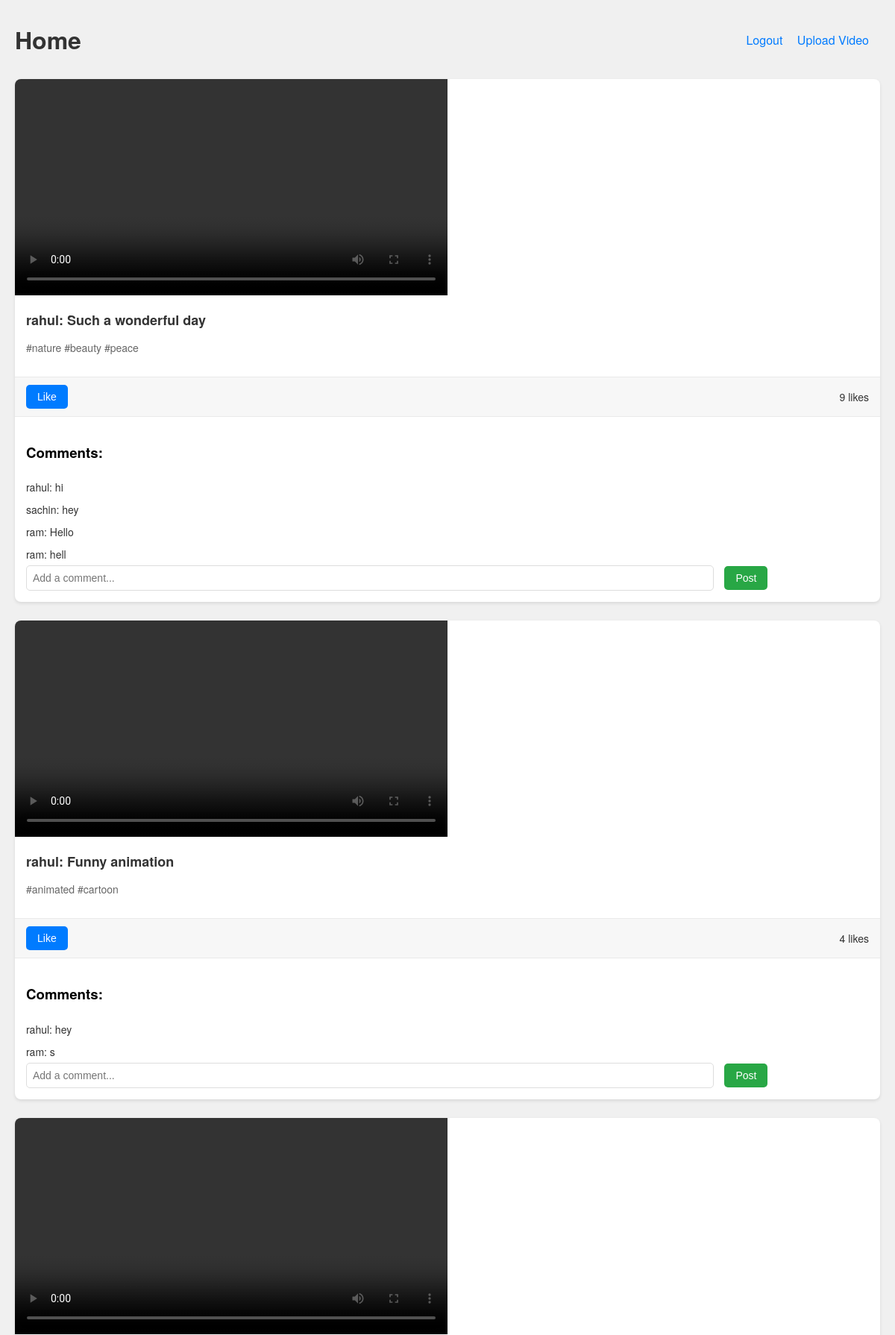
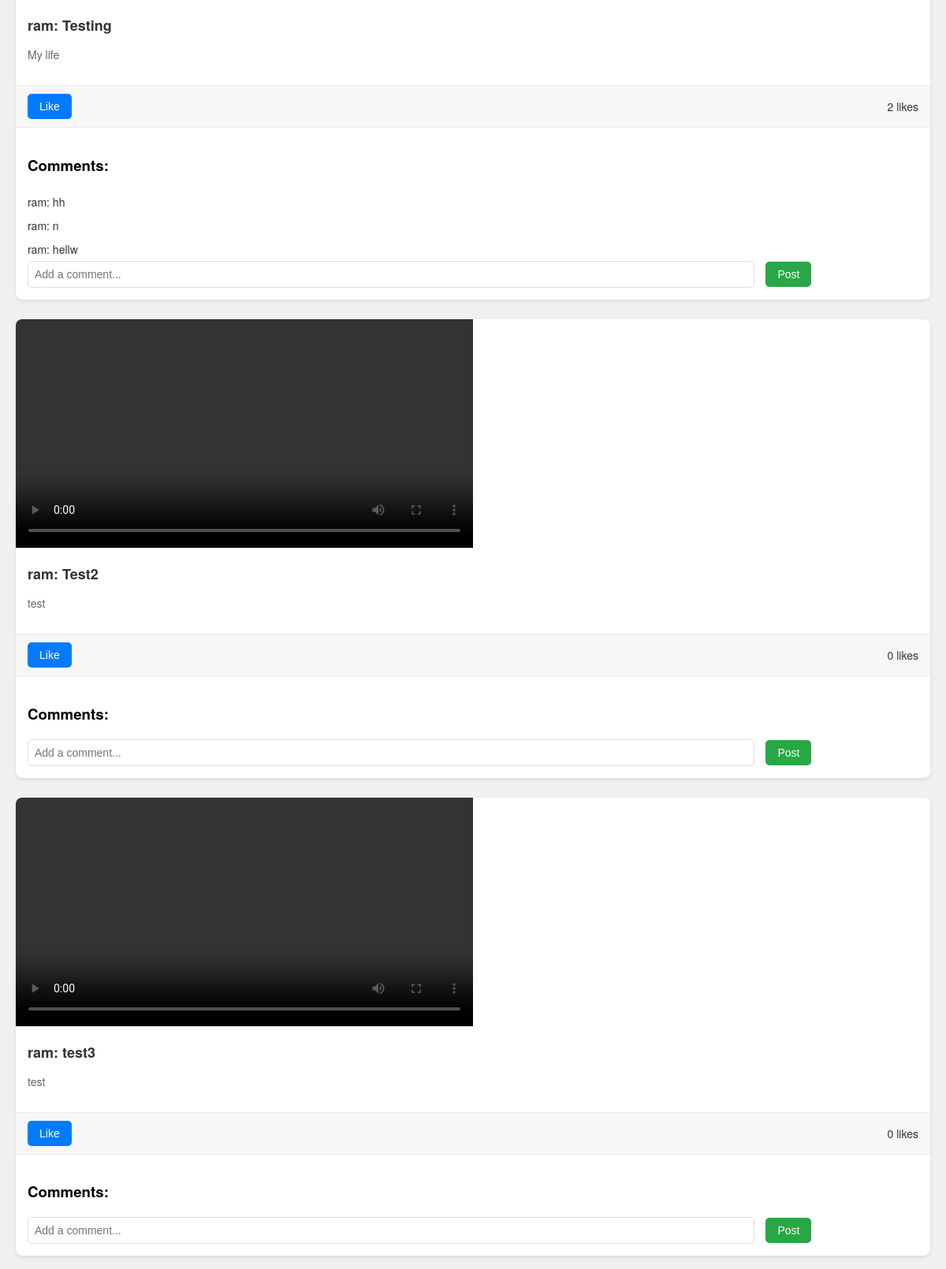
Screenshot of / (signed in, upper part) with the database file from the repository (2 pictures, top to bottom).
### app/models.py (models this page shows, shortened)
class Video(db.Model):
    id = db.Column(db.Integer, primary_key=True)
    title = db.Column(db.String(100), nullable=False)
    description = db.Column(db.String(250))
    user_id = db.Column(db.Integer, db.ForeignKey('user.id'), nullable=False)
    video = db.Column(db.String(255))
    likes = db.relationship('Like', backref='video', lazy=True)
    shares = db.relationship('Share', backref='video', lazy=True)
    comments = db.relationship('Comment', backref='video', lazy=True)

class User(db.Model, UserMixin):
    id = db.Column(db.Integer, primary_key=True)
    username = db.Column(db.String(80), unique=True, nullable=False)
    email = db.Column(db.String(120), unique=True, nullable=False)
    password_hash = db.Column(db.String(128), nullable=False)
    videos = db.relationship('Video', backref='user', lazy=True)
    comments = db.relationship('Comment', back_populates='user')
    likes = db.relationship('Like', back_populates='user')

class Comment(db.Model):
    id = db.Column(db.Integer, primary_key=True)
    text = db.Column(db.String(250), nullable=False)
    user_id = db.Column(db.Integer, db.ForeignKey('user.id'), nullable=False)
    video_id = db.Column(db.Integer, db.ForeignKey('video.id'), nullable=False)
    created_at = db.Column(db.DateTime, default=datetime.utcnow)
    user = db.relationship('User', back_populates='comments')

### app/routes.py (the view)
@bp.route('/')
def home():
    videos = Video.query.all()
    like_counts = {}  # Dictionary to store like counts for each video
    for video in videos:
        like_count = Like.query.filter_by(video_id=video.id).count()
        like_counts[video.id] = like_count
    return render_template('home.html', videos=videos, like_counts=like_counts)

### app/models.py (called while the page is built)
@login_manager.user_loader
def load_user(user_id):
    return User.query.get(int(user_id))

### app/templates/home.html (shortened to what this page needs)
<!DOCTYPE html>
<html lang="en">
<head>
</head>
<body>
    <header>
        <h1>Home</h1>
        <div class="nav-links">
            {% if current_user.is_authenticated %}
                <a href="{{ url_for('sample.logout') }}">Logout</a>
                <a href="{{ url_for('sample.upload') }}" class="upload-button">Upload Video</a>
            {% else %}
                <a href="{{ url_for('sample.register') }}">Register</a>
                <a href="{{ url_for('sample.login') }}">Login</a>
            {% endif %}
        </div>
    </header>
    <div>
        {% for video in videos %}
        <div class="video-card">
              <video width="320" height="240" controls>
                <source src="{{ url_for('static', filename='videos/' + video.video) }}" type="video/mp4">
              </video>
            <div class="video-info">
                <h2 class="video-title">{{ video.user.username }}: {{ video.title }}</h2>
                <p class="video-description">{{ video.description }}</p>
            </div>
            <div class="video-actions">
                {% if current_user.is_authenticated %}
                    <button class="like-button" data-video="{{ video.id }}">Like</button>
                {% endif %}
                <span class="like-count">{{ like_counts[video.id] }} likes</span>
            </div>
            <div class="comments-section">
                <h3>Comments:</h3>
                {% for comment in video.comments %}
                    <div class="comment">{{ comment.user.username }}: {{ comment.text }}</div>
                {% endfor %}
                {% if current_user.is_authenticated %}
                <form class="comment-form" data-video="{{ video.id }}">
                    <input type="text" name="text" placeholder="Add a comment...">
                    <button type="submit">Post</button>
                </form>
                {% endif %}
            </div>
        </div>
        {% endfor %}
    </div>
</body>
</html>

### app/templates/home.html (style rules this page uses)
body { font-family: 'Helvetica Neue', sans-serif; background-color: #f0f0f0; margin: 0; padding: 20px; }
header { display: flex; justify-content: space-between; align-items: center; padding: 10px 0; margin-bottom: 20px; }
header h1 { margin: 0; color: #333; }
.nav-links a { color: #007bff; text-decoration: none; margin-right: 15px; }
.video-card { background: #fff; border-radius: 8px; box-shadow: 0 2px 4px rgba(0, 0, 0, 0.1); margin-bottom: 25px; overflow: hidden; }
.video-card video { width: 50%; height: auto; }
.video-info { padding: 15px; }
.video-title { font-size: 18px; margin: 0; color: #333; }
.video-description { font-size: 14px; color: #666; }
.video-actions { padding: 10px 15px; background: #f7f7f7; display: flex; justify-content: space-between; align-items: center; border-top: 1px solid #eaeaea; }
.like-button { background-color: #007bff; color: white; border: none; padding: 8px 15px; border-radius: 5px; cursor: pointer; font-size: 14px; }
.like-count { font-size: 14px; color: #333; }
.comments-section { border-top: 1px solid #eaeaea; padding: 15px; }
.comment { padding: 5px 0; font-size: 14px; color: #333; }
.comment-form input[type="text"] { padding: 8px; width: 80%; margin-right: 10px; border-radius: 5px; border: 1px solid #ddd; font-size: 14px; }
.comment-form button { padding: 8px 15px; border-radius: 5px; border: none; background-color: #28a745; color: white; font-size: 14px; cursor: pointer; }

### rows the page displays
Video: user.username "rahul", title "Such a wonderful day", description "#nature #beauty #peace", like_counts "9"
Comment: user.username "rahul", text "hi"
Comment: user.username "sachin", text "hey"
Comment: user.username "ram", text "Hello"
Comment: user.username "ram", text "hell"
Video: user.username "rahul", title "Funny animation", description "#animated #cartoon", like_counts "4"
Comment: user.username "rahul", text "hey"
Comment: user.username "ram", text "s"
Video: user.username "ram", title "Testing", description "My life", like_counts "2"
Comment: user.username "ram", text "hh"
Comment: user.username "ram", text "n"
Comment: user.username "ram", text "hellw"
Video: user.username "ram", title "Test2", description "test", like_counts "0"
Video: user.username "ram", title "test3", description "test", like_counts "0"
